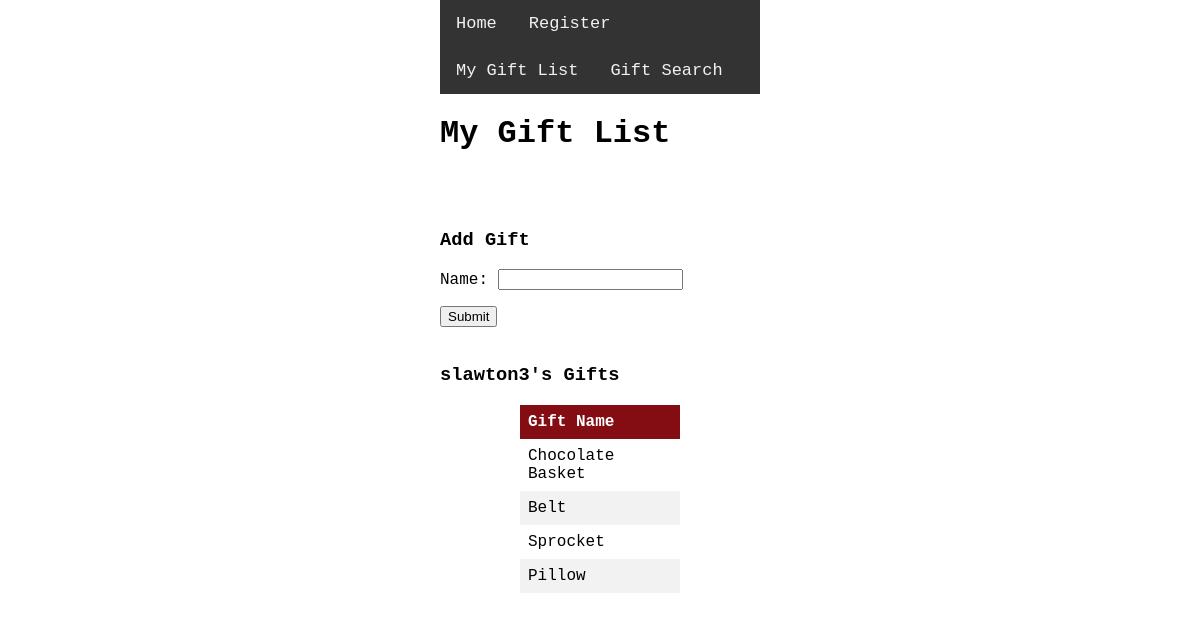
The page /gifts/ (signed in) on the database its author committed.
### giftShare/models.py (models this page shows, shortened)
class GLUser(models.Model):
  username = models.CharField(max_length=40, unique=True, error_messages={
    "unique": "Username Already Used"
  })
  email = models.EmailField(max_length=254, unique=True, error_messages={
    "unique": "Email Already Used"
  })
  password = models.CharField(max_length=40)
  firstName = models.CharField(max_length=40)
  lastName = models.CharField(max_length=40)

class Gift(models.Model):
  user = models.ForeignKey(GLUser, on_delete=models.CASCADE)
  name = models.CharField(max_length=255)

### giftShare/views.py (the view, shortened to what this page needs)
# urls.py: path('gifts/', Gifts.as_view()),
class Gifts(View):
    def get(self, request):
        request.session.set_expiry(300)
        giftForm = GiftForm()
        username = request.session.get("user")
        giftList = list(Gift.objects.filter(user__username=username))
        print(giftList)
        print(username)
        loginMessage = 'Please sign in to use this feature.'
        print(loginMessage)
        return render(
            request, "giftShare/gifts.html", {
                "giftForm": giftForm,
                "user": username,
                "giftList": giftList,
                "loginMessage": loginMessage
            })

### giftShare/forms.py
class GiftForm(ModelForm):
    class Meta:
      model = Gift
      fields = ['name']
      labels = {
            'name': _('Name:')
        }

### templates/giftShare/gifts.html (shortened to what this page needs)
{% extends "base.html" %} {% block content %}
<p>
	<h1>My Gift List</h1>
</p>
<br />
  <br />
{% if user != None %}
  <p><h3>Add Gift</h3></p>
  <form method="POST">
    <table>
      {{giftForm.as_p}}
    </table>
    <input type="submit">
  </form>
<br />
<p><h3>{{user}}'s Gifts</h3></p>
<table id="giftTable">
      <thead>
        <th>Gift Name</th>
      </thead>
      <tbody>
        {% for i in giftList %}
          <tr>
            <td>{{i.name}}</td>
          </tr>
        {% endfor %}
      </tbody>
    </table>
{% else %}
  <p>{{loginMessage}}</p>
  <p><a href='/'>Login</a></p>
  <p><a href='/register/'>Register</a></p>
{% endif %}
{% endblock content %}

### static/css/style.css (style rules this page uses)
body { max-width: 320px; margin: auto; display: block; font-family: "Courier New", Courier, monospace; }
table { border-collapse: collapse; width: 50%; margin-left: auto; margin-right: auto; }
th, td { text-align: left; padding: 8px; }
tr:nth-child(even) { background-color: #f2f2f2 }
th { background-color: rgb(131, 13, 19); color: white; }

### rows shown on the page
GLUser: username "slawton3"
Gift: name "Chocolate Basket"
Gift: name "Belt"
Gift: name "Sprocket"
Gift: name "Pillow"
